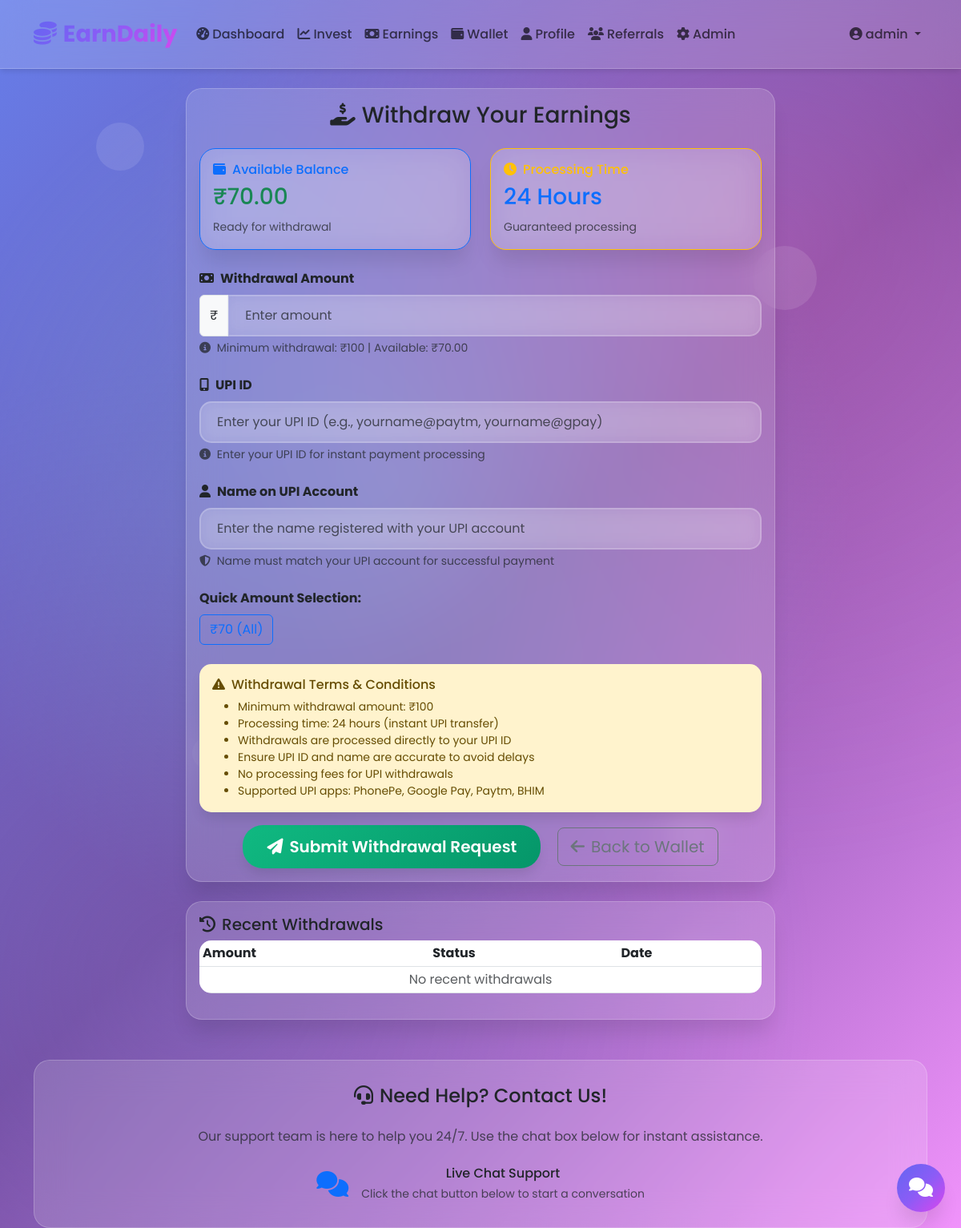
The page /withdraw (signed in) on the database its author committed.
### app.py (models this page shows)
class User(UserMixin, db.Model):
    id = db.Column(db.Integer, primary_key=True)
    username = db.Column(db.String(80), unique=True, nullable=False)
    email = db.Column(db.String(120), unique=True, nullable=False)
    password_hash = db.Column(db.String(120), nullable=False)
    referral_code = db.Column(db.String(7), unique=True, nullable=False)
    referred_by = db.Column(db.String(7), nullable=True)
    total_investment = db.Column(db.Float, default=0)
    total_earnings = db.Column(db.Float, default=0)
    referral_earnings = db.Column(db.Float, default=0)
    created_at = db.Column(db.DateTime, default=datetime.utcnow)
    investments = db.relationship('Investment', backref='user', lazy=True)
    daily_earnings = db.relationship('DailyEarning', backref='user', lazy=True)
    referrals = db.relationship('Referral', backref='referrer', lazy=True)

### app.py (the view, shortened to what this page needs)
@app.route('/withdraw', methods=['GET', 'POST'])
@login_required
def withdraw():
    return render_template('withdraw.html')

### app.py (called while the page is built)
@login_manager.user_loader
def load_user(user_id):
    return User.query.get(int(user_id))

### templates/withdraw.html (shortened to what this page needs)
{% extends "base.html" %}
{% block content %}
<div class="row justify-content-center">
    <div class="col-lg-8">
        <div class="card" data-aos="fade-up">
            <div class="card-body">
                <h3 class="card-title text-center mb-4">
                    <i class="fas fa-hand-holding-usd me-2"></i>Withdraw Your Earnings
                </h3>
                <form method="POST" id="withdrawalForm">
                    <div class="row">
                        <div class="col-md-6 mb-4">
                            <div class="card border-primary">
                                <div class="card-body">
                                    <h6 class="card-title text-primary">
                                        <i class="fas fa-wallet me-2"></i>Available Balance
                                    </h6>
                                    <h3 class="text-success">₹{{ "%.2f"|format(current_user.total_earnings) }}</h3>
                                    <small class="text-muted">Ready for withdrawal</small>
                                </div>
                            </div>
                        </div>
                        <div class="col-md-6 mb-4">
                            <div class="card border-warning">
                                <div class="card-body">
                                    <h6 class="card-title text-warning">
                                        <i class="fas fa-clock me-2"></i>Processing Time
                                    </h6>
                                    <h3 class="text-primary">24 Hours</h3>
                                    <small class="text-muted">Guaranteed processing</small>
                                </div>
                            </div>
                        </div>
                    </div>
                    <div class="mb-4">
                        <label for="amount" class="form-label fw-bold">
                            <i class="fas fa-money-bill me-2"></i>Withdrawal Amount
                        </label>
                        <div class="input-group">
                            <span class="input-group-text">₹</span>
                            <input type="number" class="form-control" id="amount" name="amount"
                                   min="100" max="{{ current_user.total_earnings }}"
                                   step="0.01" required placeholder="Enter amount">
                        </div>
                        <div class="form-text">
                            <i class="fas fa-info-circle me-1"></i>
                            Minimum withdrawal: ₹100 | Available: ₹{{ "%.2f"|format(current_user.total_earnings) }}
                        </div>
                    </div>
                    <div class="mb-4">
                        <label for="upi_id" class="form-label fw-bold">
                            <i class="fas fa-mobile-alt me-2"></i>UPI ID
                        </label>
                        <input type="text" class="form-control" id="upi_id" name="upi_id"
                               required placeholder="Enter your UPI ID (e.g., yourname@paytm, yourname@gpay)">
                        <div class="form-text">
                            <i class="fas fa-info-circle me-1"></i>
                            Enter your UPI ID for instant payment processing
                        </div>
                    </div>
                    <div class="mb-4">
                        <label for="upi_name" class="form-label fw-bold">
                            <i class="fas fa-user me-2"></i>Name on UPI Account
                        </label>
                        <input type="text" class="form-control" id="upi_name" name="upi_name"
                               required placeholder="Enter the name registered with your UPI account">
                        <div class="form-text">
                            <i class="fas fa-shield-alt me-1"></i>
                            Name must match your UPI account for successful payment
                        </div>
                    </div>
                    <div class="mb-4">
                        <label class="form-label fw-bold">Quick Amount Selection:</label>
                        <div class="d-flex gap-2 flex-wrap">
                            {% set quick_amounts = [100, 500, 1000, current_user.total_earnings] %}
                            {% for quick_amount in quick_amounts %}
                            {% if quick_amount <= current_user.total_earnings %}
                            <button type="button" class="btn btn-outline-primary" onclick="setAmount({{ quick_amount }})">
                                ₹{{ "%.0f"|format(quick_amount) }}{% if quick_amount == current_user.total_earnings %} (All){% endif %}
                            </button>
                            {% endif %}
                            {% endfor %}
                        </div>
                    </div>
                    <div class="alert alert-warning">
                        <h6><i class="fas fa-exclamation-triangle me-2"></i>Withdrawal Terms & Conditions</h6>
                        <ul class="mb-0 small">
                            <li>Minimum withdrawal amount: ₹100</li>
                            <li>Processing time: 24 hours (instant UPI transfer)</li>
                            <li>Withdrawals are processed directly to your UPI ID</li>
                            <li>Ensure UPI ID and name are accurate to avoid delays</li>
                            <li>No processing fees for UPI withdrawals</li>
                            <li>Supported UPI apps: PhonePe, Google Pay, Paytm, BHIM</li>
                        </ul>
                    </div>
                    <div class="text-center">
                        <button type="submit" class="btn btn-success btn-lg">
                            <i class="fas fa-paper-plane me-2"></i>Submit Withdrawal Request
                        </button>
                        <a href="{{ url_for('wallet') }}" class="btn btn-outline-secondary btn-lg ms-3">
                            <i class="fas fa-arrow-left me-2"></i>Back to Wallet
                        </a>
                    </div>
                </form>
            </div>
        </div>
        <div class="card mt-4" data-aos="fade-up" data-aos-delay="200">
            <div class="card-body">
                <h5 class="card-title">
                    <i class="fas fa-history me-2"></i>Recent Withdrawals
                </h5>
                <div class="table-responsive">
                    <table class="table table-sm">
                        <thead>
                            <tr>
                                <th>Amount</th>
                                <th>Status</th>
                                <th>Date</th>
                            </tr>
                        </thead>
                        <tbody>
                            <tr>
                                <td colspan="3" class="text-center text-muted">No recent withdrawals</td>
                            </tr>
                        </tbody>
                    </table>
                </div>
            </div>
        </div>
    </div>
</div>
{% endblock %}

### templates/base.html (shortened to what this page needs)
<!DOCTYPE html>
<html lang="en">
<head>
    <link href="https://cdn.jsdelivr.net/npm/bootstrap@5.3.0/dist/css/bootstrap.min.css" rel="stylesheet">
    <link href="https://cdnjs.cloudflare.com/ajax/libs/font-awesome/6.4.0/css/all.min.css" rel="stylesheet">
    <link href="https://unpkg.com/aos@2.3.1/dist/aos.css" rel="stylesheet">
</head>
<body>
    <nav class="navbar navbar-expand-lg navbar-light">
        <div class="container">
            <a class="navbar-brand fw-bold text-primary" href="{{ url_for('home') }}">
                <i class="fas fa-coins me-2"></i>EarnDaily
            </a>
            <div class="collapse navbar-collapse" id="navbarNav">
                <ul class="navbar-nav me-auto">
                    {% if current_user.is_authenticated %}
                    <li class="nav-item">
                        <a class="nav-link" href="{{ url_for('dashboard') }}">
                            <i class="fas fa-tachometer-alt me-1"></i>Dashboard
                        </a>
                    </li>
                    <li class="nav-item">
                        <a class="nav-link" href="{{ url_for('invest') }}">
                            <i class="fas fa-chart-line me-1"></i>Invest
                        </a>
                    </li>
                    <li class="nav-item">
                        <a class="nav-link" href="{{ url_for('earnings') }}">
                            <i class="fas fa-money-bill me-1"></i>Earnings
                        </a>
                    </li>
                    <li class="nav-item">
                        <a class="nav-link" href="{{ url_for('wallet') }}">
                            <i class="fas fa-wallet me-1"></i>Wallet
                        </a>
                    </li>
                    <li class="nav-item">
                        <a class="nav-link" href="{{ url_for('profile') }}">
                            <i class="fas fa-user me-1"></i>Profile
                        </a>
                    </li>
                    <li class="nav-item">
                        <a class="nav-link" href="{{ url_for('referral_share') }}">
                            <i class="fas fa-users me-1"></i>Referrals
                        </a>
                    </li>
                    {% if current_user.username == 'admin' %}
                    <li class="nav-item">
                        <a class="nav-link" href="{{ url_for('admin_panel') }}">
                            <i class="fas fa-cog me-1"></i>Admin
                        </a>
                    </li>
                    {% endif %}
                    {% endif %}
                </ul>
                <ul class="navbar-nav">
                    {% if current_user.is_authenticated %}
                    <li class="nav-item dropdown">
                        <a class="nav-link dropdown-toggle" href="#" id="navbarDropdown" role="button" data-bs-toggle="dropdown">
                            <i class="fas fa-user-circle me-1"></i>{{ current_user.username }}
                        </a>
                    </li>
                    {% endif %}
                </ul>
            </div>
        </div>
    </nav>
    <div class="floating-elements">
        <div class="floating-circle" style="width: 60px; height: 60px; top: 10%; left: 10%; animation-delay: 0s;"></div>
        <div class="floating-circle" style="width: 80px; height: 80px; top: 20%; right: 15%; animation-delay: 1s;"></div>
        <div class="floating-circle" style="width: 70px; height: 70px; bottom: 30%; right: 25%; animation-delay: 3s;"></div>
    </div>
    <main class="container mt-4">
        {% block content %}{% endblock %}
        {% if not request.endpoint or request.endpoint != 'admin_panel' %}
        <div class="contact-section" data-aos="fade-up">
            <h4 class="mb-4">
                <i class="fas fa-headset me-2"></i>Need Help? Contact Us!
            </h4>
            <p class="text-muted mb-4">Our support team is here to help you 24/7. Use the chat box below for instant assistance.</p>
            <div class="row justify-content-center">
                <div class="col-md-6">
                    <div class="d-flex justify-content-center align-items-center">
                        <i class="fas fa-comments fa-2x text-primary me-3"></i>
                        <div>
                            <h6 class="mb-1">Live Chat Support</h6>
                            <small class="text-muted">Click the chat button below to start a conversation</small>
                        </div>
                    </div>
                </div>
            </div>
        </div>
        {% endif %}
    </main>
    {% if current_user.is_authenticated %}
    <div class="chat-widget">
        <button class="chat-button" onclick="toggleChat()" id="chatButton">
            <i class="fas fa-comments"></i>
        </button>
    </div>
    {% endif %}
</body>
</html>

### templates/base.html (style rules this page uses)
:root { --primary-gradient: linear-gradient(135deg, #6366f1 0%, #8b5cf6 50%, #d946ef 100%); --secondary-gradient: linear-gradient(135deg, #06b6d4 0%, #3b82f6 50%, #8b5cf6 100%); --success-gradient: linear-gradient(135deg, #10b981 0%, #059669 100%); --warning-gradient: linear-gradient(135deg, #f59e0b 0%, #d97706 100%); --dark-gradient: linear-gradient(135deg, #1f2937 0%, #374151 100%); --glass-bg: rgba(255, 255, 255, 0.15); --glass-border: rgba(255, 255, 255, 0.2); --shadow-sm: 0 4px 6px -1px rgba(0, 0, 0, 0.1); --shadow-md: 0 10px 15px -3px rgba(0, 0, 0, 0.1); --shadow-lg: 0 20px 25px -5px rgba(0, 0, 0, 0.1); --shadow-xl: 0 25px 50px -12px rgba(0, 0, 0, 0.25); }
* { margin: 0; padding: 0; box-sizing: border-box; }
body { font-family: 'Poppins', sans-serif; background: linear-gradient(135deg, #667eea 0%, #764ba2 50%, #f093fb 100%); background-attachment: fixed; min-height: 100vh; position: relative; }
body::before { content: ''; position: fixed; top: 0; left: 0; width: 100%; height: 100%; background: radial-gradient(circle at 20% 80%, rgba(120, 119, 198, 0.3) 0%, transparent 50%), radial-gradient(circle at 80% 20%, rgba(255, 119, 198, 0.3) 0%, transparent 50%), radial-gradient(circle at 40% 40%, rgba(120, 219, 255, 0.3) 0%, transparent 50%); z-index: -1; }
.navbar { background: var(--glass-bg) !important; backdrop-filter: blur(20px); border-bottom: 1px solid var(--glass-border); box-shadow: var(--shadow-sm); padding: 1rem 0; }
.navbar-brand { font-weight: 800; font-size: 1.8rem; background: var(--primary-gradient); -webkit-background-clip: text; -webkit-text-fill-color: transparent; background-clip: text; }
.nav-link { font-weight: 500; transition: all 0.3s ease; position: relative; }
.card { border: none; border-radius: 20px; background: var(--glass-bg); backdrop-filter: blur(20px); border: 1px solid var(--glass-border); box-shadow: var(--shadow-lg); transition: all 0.3s ease; overflow: hidden; }
.btn-success { background: var(--success-gradient); border: none; border-radius: 25px; padding: 12px 30px; font-weight: 600; transition: all 0.3s ease; box-shadow: var(--shadow-md); }
.alert { border-radius: 15px; border: none; backdrop-filter: blur(10px); box-shadow: var(--shadow-md); }
.table { background: var(--glass-bg); backdrop-filter: blur(10px); border-radius: 15px; overflow: hidden; }
.form-control { border-radius: 15px; border: 2px solid var(--glass-border); background: var(--glass-bg); backdrop-filter: blur(10px); padding: 12px 20px; transition: all 0.3s ease; }
.chat-widget { position: fixed; bottom: 20px; right: 20px; z-index: 1000; }
.chat-button { width: 60px; height: 60px; border-radius: 50%; background: var(--primary-gradient); border: none; color: white; font-size: 1.5rem; box-shadow: var(--shadow-lg); transition: all 0.3s ease; animation: pulse 2s infinite; }
.floating-elements { position: fixed; top: 0; left: 0; width: 100%; height: 100%; pointer-events: none; z-index: -1; }
.floating-circle { position: absolute; border-radius: 50%; background: rgba(255, 255, 255, 0.1); animation: float 6s ease-in-out infinite; }
.contact-section { background: var(--glass-bg); backdrop-filter: blur(20px); border: 1px solid var(--glass-border); border-radius: 20px; padding: 30px; margin-top: 50px; text-align: center; }

### rows shown on the page
User: username "admin", total_earnings "70.00", total_earnings "70", shows "(All)"
